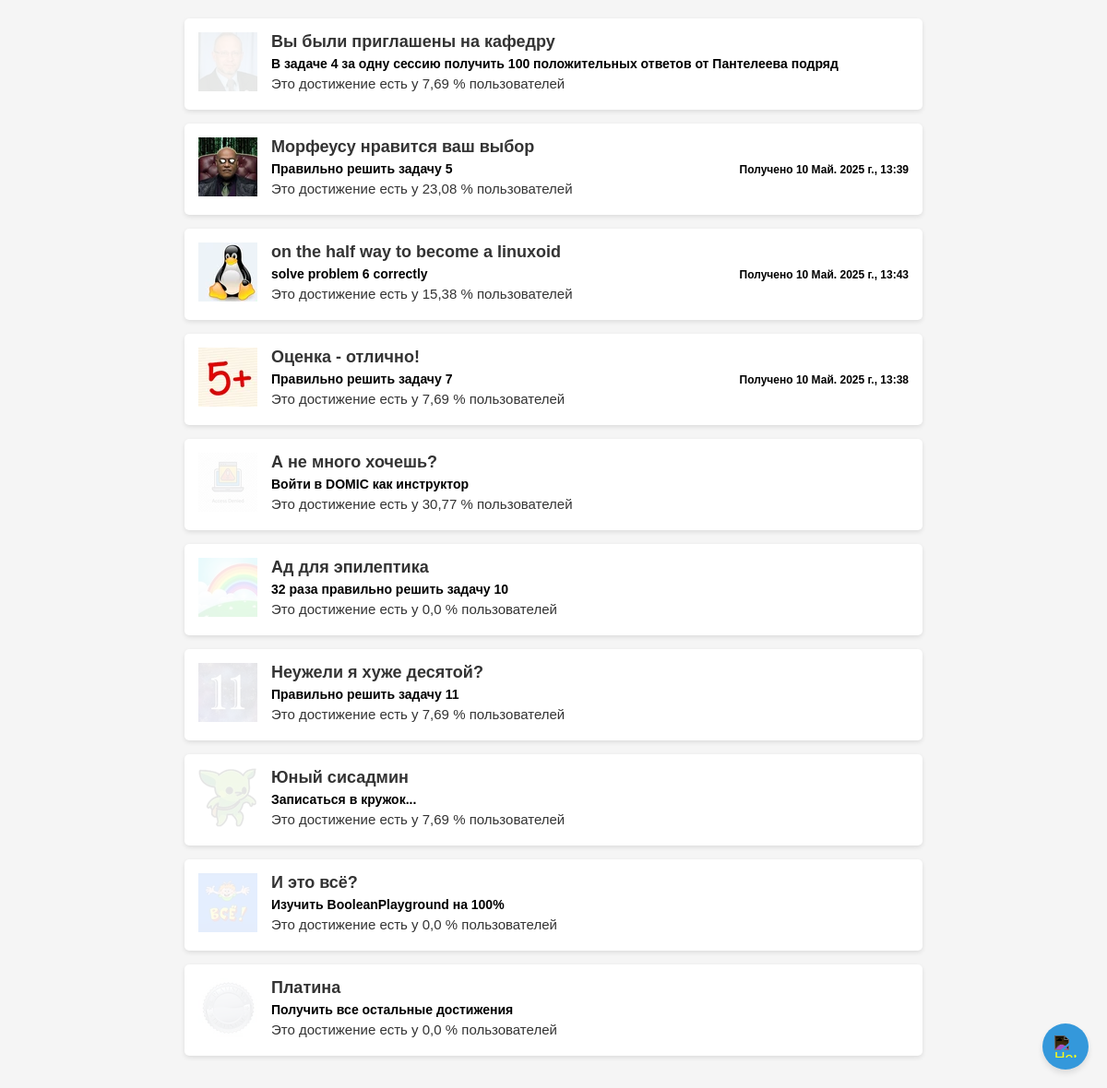
The page /achievements/ (signed in) on the database its author committed.
### main/models.py (models this page shows, shortened)
class Achievement(models.Model):
    name = models.CharField(max_length = 128,unique=True,default="Название достижения")
    description = models.TextField(unique=True,default="Описание достижения")
    image = ProcessedImageField(
        upload_to = "achievements/images/",
        verbose_name="Изображение для достижения",
        processors=[ResizeToFill(64, 64)],
        format='WEBP',
        options={'quality': 90},
        null=True,
    )
    copy_image_url = models.URLField(
        null=True,
        default='',
        verbose_name='url-ссылка на изображение',
        unique= False,
        help_text='Введите url-адрес изображения(если есть)',
    )

### main/views.py (the view)
# urls.py: path('achievements/', AchievementList.as_view(),name = "achievement_list"),
class AchievementList(ListView):
    model = Achievement
    template_name = "achievements.html"
    ordering = "id"
    context_object_name = "achievements"
    def get_context_data(self, **kwargs):
        context = super().get_context_data(**kwargs)
        user = self.request.user
        all_user_achievements = user.userachievement_set.all()
        context['user_achievements'] = [user_achievement for user_achievement in all_user_achievements]
        all_achievements = context['achievements']
        users_all_count = User.objects.all().count()
        achievement_percents = {
            achievement.id : round(100 * achievement.userachievement_set.all().count() / users_all_count,2) for achievement in all_achievements
        }
        for achievement in all_achievements:
            print(achievement.userachievement_set.all().count())
        context['achievement_percents'] = achievement_percents
        return context

### main/context_processors.py (called while the page is built)
def flatpages_processors(request):
    step = TaskList.paginate_by
    context = {
        'user': request.user,
        'graphs_begin': Task.objects.filter(type="Булевы Функции").count() // step + 1
    }
    return context

### main/models.py (called while the page is built)
    def __str__(self):
        return f'Пользователь {self.user.username} имеет достижение "{self.achievement.name}"'

### main/templatetags/custom_filters.py (called while the page is built)
@register.filter()
def get_item(dictionary,key):
    return dictionary.get(key)

### templates/achievements.html (shortened to what this page needs)
{% load custom_filters %}
<!DOCTYPE html>
<html lang="en">
<head>
</head>
{% block content %}
<body>
    {% for achievement in achievements %}
        <div class="achievement-container">
            <div class="achievement-image">
                <img src= "{{achievement.image.url}}"
                     width="64"
                     height="64"
                     style="object-fit: cover;"
                     class="locked"
                     id="image{{achievement.id}}">
            </div>
            <div class="achievement-details" id="{{achievement.id}}">
                <div class="achievement-name">{{ achievement.name }}</div>
                <div class="description-date-container">
                    <div class="achievement-description">{{ achievement.description }}</div>
                    <div class="achievement-date" id="date{{achievement.id}}">
                    </div>
                </div>
                <div class="achievement-stats">
                    Это достижение есть у {{ achievement_percents|get_item:achievement.id }} % пользователей
                </div>
            </div>
        </div>
    {% empty %}
        <div class="empty-message">
            <p>Достижений пока нет.</p>
        </div>
    {% endfor %}
<a href="/" class="home-button">
        <img src="https://cdn-icons-png.flaticon.com/512/25/25694.png" alt="Home">
    </a>
</body>
{% endblock content %}
</html>

### templates/achievements.html (style rules this page uses)
body { font-family: Arial, sans-serif; max-width: 800px; margin: 0 auto; padding: 20px; background-color: #f5f5f5; }
.achievement-container { background-color: white; border-radius: 5px; box-shadow: 0 2px 5px rgba(0,0,0,0.1); margin-bottom: 15px; padding: 15px; display: flex; align-items: flex-start; }
.achievement-image { margin-right: 15px; flex-shrink: 0; }
.achievement-details { flex-grow: 1; }
.achievement-name { font-size: 18px; font-weight: bold; margin-bottom: 5px; color: #333; }
.description-date-container { display: flex; justify-content: space-between; align-items: baseline; margin-bottom: 5px; }
.achievement-description { font-size: 14px; color: black; flex-grow: 1; font-weight: 600; }
.achievement-stats { font-size: 15px; color: #333; margin-bottom: 5px; }
.achievement-date { font-size: 12px; color: black; margin-left: 15px; white-space: nowrap; font-weight: 600; }
.locked { opacity: 0.1; }
.home-button { position: fixed; bottom: 20px; right: 20px; width: 50px; height: 50px; background-color: #3498db; border-radius: 50%; display: flex; justify-content: center; align-items: center; box-shadow: 0 4px 6px rgba(0, 0, 0, 0.1); transition: background 0.3s, transform 0.2s; }
.home-button img { width: 24px; height: 24px; filter: invert(1); }

### rows shown on the page
Achievement: image (picture), name "Вы были приглашены на кафедру", description "В задаче 4 за одну сессию получить 100 положительных ответов от Пантелеева подряд", id "7,69"
Achievement: image (picture), name "Морфеусу нравится ваш выбор", description "Правильно решить задачу 5", id "23,08"
Achievement: image (picture), name "on the half way to become a linuxoid", description "solve problem 6 correctly", id "15,38"
Achievement: image (picture), name "Оценка - отлично!", description "Правильно решить задачу 7", id "7,69"
Achievement: image (picture), name "А не много хочешь?", description "Войти в DOMIC как инструктор", id "30,77"
Achievement: image (picture), name "Ад для эпилептика", description "32 раза правильно решить задачу 10", id "0,0"
Achievement: image (picture), name "Неужели я хуже десятой?", description "Правильно решить задачу 11", id "7,69"
Achievement: image (picture), name "Юный сисадмин", description "Записаться в кружок...", id "7,69"
Achievement: image (picture), name "И это всё?", description "Изучить BooleanPlayground на 100%", id "0,0"
Achievement: image (picture), name "Платина", description "Получить все остальные достижения", id "0,0"
